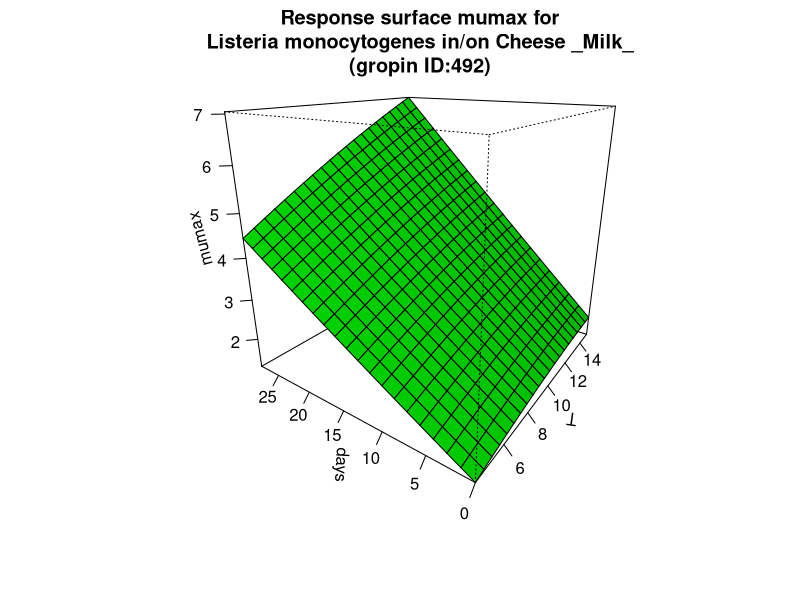

Reproduce this figure in R.
#############################
# start of Parameter script
#############################
T <- seq(4.004,14.985014985015,length.out=21)
days <- seq(0,27.972027972028,length.out=21)
#############################
# end of Parameter script
#############################
############################# 
# start of Model script Gropin ID 492 
#############################
 
# constant coefficients for this model
 
variables <- data.frame(T,days)
argumentsPar <- expand.grid(variables)
 
# heart of the model
response_surface <- function(T,days) {
   mumax <-0.89+0.081*days+0.11*T+0.000192*(days^2)-0.0034*(T^2)+0.0068*T*days

return(mumax=mumax)
} 

# output parameters
responseSurface <- cbind(argumentsPar,response_surface(argumentsPar['T'],argumentsPar['days']))
colnames(responseSurface) <- c(colnames(argumentsPar),'mumax')
#############################
# End of Model script
#############################
############################# 
# start of Visualisation script Gropin ID 492 
#############################
persp(T,days,matrix(unlist(responseSurface$'mumax'),nrow=21),col = 'green',xlab='T',ylab='days',zlab='mumax',main='Response surface mumax for
Listeria monocytogenes in/on Cheese _Milk_
(gropin ID:492)',theta=305,phi=20,shade=0.25,ticktype = 'detailed')
#############################
# End of Visualisation script
#############################
